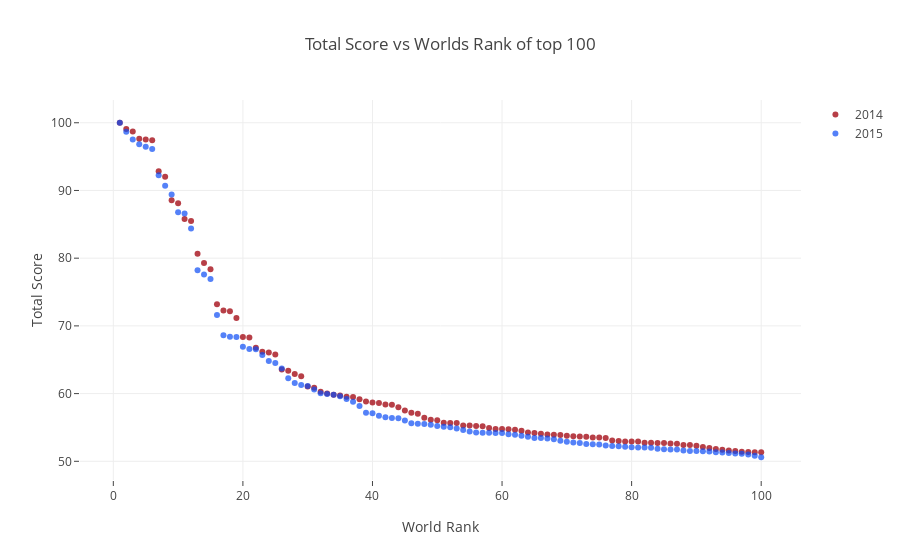

The cell this chart's notebook holds for it:
### Code cell
df2014=timesData[timesData.year==2014].iloc[:100,:]
df2015=timesData[timesData.year==2015].iloc[:100,:]
df2016=timesData[timesData.year==2016].iloc[:100,:]
trace1=go.Scatter(x=df2014.world_rank,
                 y=df2014.score,
                 name="2014",
                 mode="markers",
                 marker=dict(color='rgba(165,15,25,0.8)'),
                 text=df2014.institution)
trace2=go.Scatter(x=df2015.world_rank,
                 y=df2015.score,
                 name="2015",
                 mode="markers",
                 marker=dict(color='rgba(12,75,245,0.7)'),
                 text=df2015.institution)
trace3=go.Scatter(x=df2016.world_rank,
                 y=df2016.score,
                 name="2016",
                 text=df2016.institution,
                 mode="markers",
                 marker=dict(color='rgba(120,250,33)'))
data=[trace1,trace2,trace3]
layout=dict(title="Total Score vs Worlds Rank of top 100",
           xaxis=dict(title="World Rank",ticklen=5,zeroline=False),
           yaxis=dict(title="Total Score",ticklen=5,zeroline=False))
fig=dict(data=data,layout=layout)
iplot(fig)

### Figure 1 — Plotly figure (JSON) as saved in the notebook; plotly's stock layout.template omitted (floating-point values rounded to 4 significant figures)
{"data": [{"marker": {"color": "rgba(165,15,25,0.8)"}, "mode": "markers", "name": "2014", "text": ["Harvard University", "Stanford University", "Massachusetts Institute of Technology", "University of Cambridge", "University of Oxford", "Columbia University", "University of California, Berkeley", "University of Chicago", "Princeton University", "Yale University", "Cornell University", "California Institute of Technology", "University of Tokyo", "University of Pennsylvania", "University of California, Los Angeles", "Kyoto University", "New York University", "Swiss Federal Institute of Technology in Zurich", "Johns Hopkins University", "University of California, San Diego", "University of Michigan, Ann Arbor", "Hebrew University of Jerusalem", "Northwestern University", "Seoul National University", "University of Wisconsin–Madison", "Duke University", "University of California, San Francisco", "University of Illinois at Urbana–Champaign", "University of Texas at Austin", "University College London", "University of Toronto", "University of Washington - Seattle", "Rutgers University-New Brunswick", "Keio University", "École normale supérieure - Paris", "École Polytechnique", "Rockefeller University", "Weizmann Institute of Science", "Imperial College London", "Waseda University", "University of Virginia", "McGill University", "Osaka University", "Dartmouth College", "University of North Carolina at Chapel Hill", "Pennsylvania State University, University Park", "Ohio State University, Columbus", "Lomonosov Moscow State University", "University of Minnesota, Twin Cities", "University of Paris-Sud", "University of Southern California", "Purdue University, West Lafayette", "University of Pittsburgh - Pittsburgh Campus", "Carnegie Mellon University", "Peking University", "University of Edinburgh", "University of California, Davis", "Washington University in St. Louis", "University of Florida", "University of California, Santa Barbara", "University of British Columbia", "University of Utah", "University of Colorado Boulder", "University of Notre Dame", "National Taiwan University", "University of Texas Southwestern Medical Center", "Boston University", "Pierre-and-Marie-Curie University", "University of Manchester", "University of Arizona", "Vanderbilt University", "Tohoku University", "Karolinska Institute", "National University of Singapore", "University of Geneva", "University of Maryland, College Park", "University of Rochester", "Emory University", "University of Copenhagen", "University of California, Irvine", "Brown University", "Ludwig Maximilian University of Munich", "Georgia Institute of Technology", "Tufts University", "University of Zurich", "Tel Aviv University", "Tsinghua University", "Utrecht University", "Ruprecht Karl University of Heidelberg", "King's College London", "Sapienza University of Rome", "Kyushu University", "Swiss Federal Institute of Technology in Lausanne", "Katholieke Universiteit Leuven", "University of Sydney", "Tokyo Institute of Technology", "University of Melbourne", "University of Bonn", "Technical University of Munich", "Royal Institute of Technology"], "type": "scatter", "uid": "3119cf6a-c4e3-4b0b-8a06-db6bc7a3b421", "x": [1, 2, 3, 4, 5, 6, 7, 8, 9, 10, 11, 12, 13, 14, 15, 16, 17, 18, 19, 20, 21, 22, 23, 24, 25, 26, 27, 28, 29, 30, 31, 32, 33, 34, 35, 36, 37, 38, 39, 40, 41, 42, 43, 44, 45, 46, 47, 48, 49, 50, 51, 52, 53, 54, 55, 56, 57, 58, 59, 60, 61, 62, 63, 64, 65, 66, 67, 68, 69, 70, 71, 72, 73, 74, 75, 76, 77, 78, 79, 80, 81, 82, 83, 84, 85, 86, 87, 88, 89, 90, 91, 92, 93, 94, 95, 96, 97, 98, 99, 100], "y": [100, 99.09, 98.69, 97.64, 97.51, 97.41, 92.84, 92.03, 88.56, 88.11, 85.8, 85.5, 80.64, 79.3, 78.35, 73.21, 72.29, 72.18, 71.17, 68.36, 68.27, 66.76, 66.18, 66.06, 65.77, 63.56, 63.36, 62.89, 62.57, 61.05, 60.87, 60.28, 60, 59.84, 59.72, 59.54, 59.49, 59.17, 58.85, 58.69, 58.6, 58.39, 58.35, 58, 57.51, 57.19, 57.01, 56.42, 56.13, 56.06, 55.7, 55.67, 55.67, 55.3, 55.3, 55.2, 55.18, 54.93, 54.76, 54.76, 54.75, 54.67, 54.5, 54.25, 54.19, 54.07, 53.96, 53.91, 53.9, 53.77, 53.69, 53.65, 53.64, 53.52, 53.5, 53.46, 53.06, 53.01, 52.94, 52.93, 52.92, 52.75, 52.74, 52.71, 52.69, 52.63, 52.6, 52.42, 52.4, 52.31, 52.12, 51.96, 51.8, 51.72, 51.58, 51.53, 51.43, 51.37, 51.34, 51.34]}, {"marker": {"color": "rgba(12,75,245,0.7)"}, "mode": "markers", "name": "2015", "text": ["Harvard University", "Stanford University", "Massachusetts Institute of Technology", "University of Cambridge", "University of Oxford", "Columbia University", "University of California, Berkeley", "University of Chicago", "Princeton University", "Cornell University", "Yale University", "California Institute of Technology", "University of Tokyo", "University of Pennsylvania", "University of California, Los Angeles", "Johns Hopkins University", "Kyoto University", "New York University", "University of Michigan, Ann Arbor", "Swiss Federal Institute of Technology in Zurich", "University of California, San Diego", "Northwestern University", "Hebrew University of Jerusalem", "Seoul National University", "University of Wisconsin–Madison", "University of California, San Francisco", "University College London", "Duke University", "Rockefeller University", "University of Texas at Austin", "University of Washington - Seattle", "University of Toronto", "University of Illinois at Urbana–Champaign", "Keio University", "Imperial College London", "École Polytechnique", "École normale supérieure - Paris", "Waseda University", "Weizmann Institute of Science", "University of North Carolina at Chapel Hill", "University of Virginia", "McGill University", "Purdue University, West Lafayette", "Dartmouth College", "Osaka University", "University of Pittsburgh - Pittsburgh Campus", "Pennsylvania State University, University Park", "University of Minnesota, Twin Cities", "Ohio State University, Columbus", "Rutgers University-New Brunswick", "University of Southern California", "Washington University in St. Louis", "University of California, Davis", "University of Colorado Boulder", "University of Edinburgh", "Peking University", "National Taiwan University", "University of Paris-Sud", "Lomonosov Moscow State University", "University of Florida", "Carnegie Mellon University", "University of British Columbia", "Pierre-and-Marie-Curie University", "University of California, Santa Barbara", "National University of Singapore", "Boston University", "University of Manchester", "University of Arizona", "Vanderbilt University", "University of Utah", "Karolinska Institute", "University of Maryland, College Park", "Tohoku University", "University of Copenhagen", "University of Texas Southwestern Medical Center", "Ruprecht Karl University of Heidelberg", "University of Notre Dame", "Tsinghua University", "Ludwig Maximilian University of Munich", "Georgia Institute of Technology", "University of Rochester", "Katholieke Universiteit Leuven", "Brown University", "Emory University", "Erasmus University Rotterdam", "Tel Aviv University", "Utrecht University", "University of Sydney", "University of California, Irvine", "University of Texas MD Anderson Cancer Center", "Swiss Federal Institute of Technology in Lausanne", "University of Geneva", "University of Melbourne", "King's College London", "Tufts University", "University of Zurich", "Arizona State University", "Yonsei University", "University of Oslo", "Kyushu University"], "type": "scatter", "uid": "3a01b429-23b5-40da-8b2e-b7c8ca2907c5", "x": [1, 2, 3, 4, 5, 6, 7, 8, 9, 10, 11, 12, 13, 14, 15, 16, 17, 18, 19, 20, 21, 22, 23, 24, 25, 26, 27, 28, 29, 30, 31, 32, 33, 34, 35, 36, 37, 38, 39, 40, 41, 42, 43, 44, 45, 46, 47, 48, 49, 50, 51, 52, 53, 54, 55, 56, 57, 58, 59, 60, 61, 62, 63, 64, 65, 66, 67, 68, 69, 70, 71, 72, 73, 74, 75, 76, 77, 78, 79, 80, 81, 82, 83, 84, 85, 86, 87, 88, 89, 90, 91, 92, 93, 94, 95, 96, 97, 98, 99, 100], "y": [100, 98.66, 97.54, 96.81, 96.46, 96.14, 92.25, 90.7, 89.42, 86.79, 86.61, 84.4, 78.23, 77.6, 76.91, 71.6, 68.6, 68.39, 68.36, 66.93, 66.59, 66.56, 65.71, 64.82, 64.51, 63.69, 62.27, 61.55, 61.28, 61.14, 60.61, 60.04, 59.94, 59.84, 59.61, 59.2, 58.8, 58.17, 57.17, 57.09, 56.73, 56.49, 56.39, 56.35, 56.03, 55.63, 55.54, 55.51, 55.39, 55.23, 55.12, 55.03, 54.85, 54.62, 54.39, 54.26, 54.23, 54.21, 54.19, 54.18, 54, 53.92, 53.79, 53.63, 53.44, 53.43, 53.38, 53.26, 53.05, 52.89, 52.79, 52.72, 52.57, 52.51, 52.5, 52.32, 52.27, 52.21, 52.16, 52.08, 52.03, 52.03, 52.01, 51.85, 51.78, 51.75, 51.74, 51.61, 51.51, 51.51, 51.47, 51.46, 51.34, 51.31, 51.22, 51.14, 51.13, 51.02, 50.81, 50.6]}, {"marker": {"color": "rgba(120,250,33)"}, "mode": "markers", "name": "2016", "text": [], "type": "scatter", "uid": "d392d26e-a023-4054-a40b-fff3e9dc0b45", "x": [], "y": []}], "layout": {"title": {"text": "Total Score vs Worlds Rank of top 100"}, "xaxis": {"ticklen": 5, "title": {"text": "World Rank"}, "zeroline": false}, "yaxis": {"ticklen": 5, "title": {"text": "Total Score"}, "zeroline": false}}}
